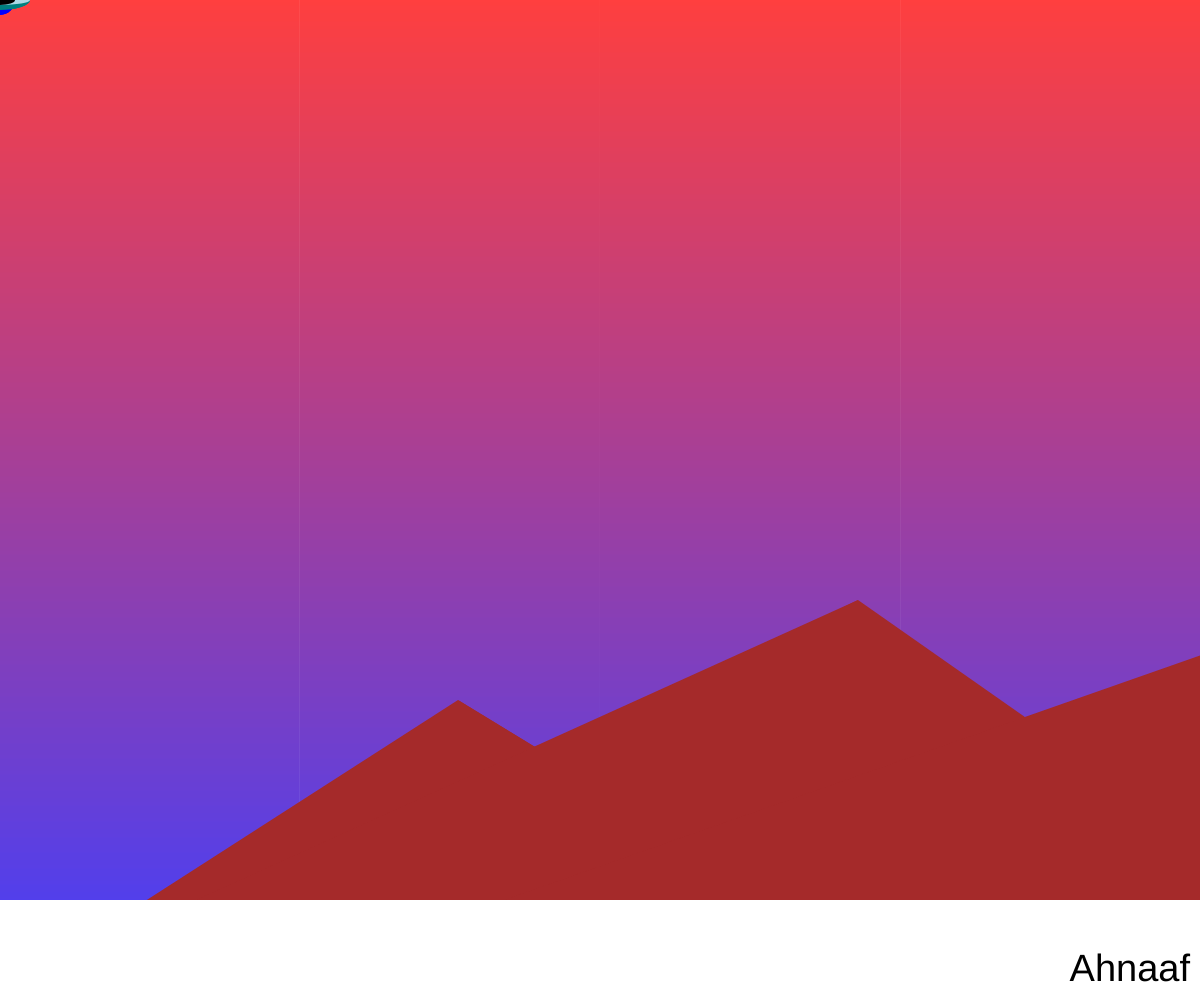
Frame 1 (no input)
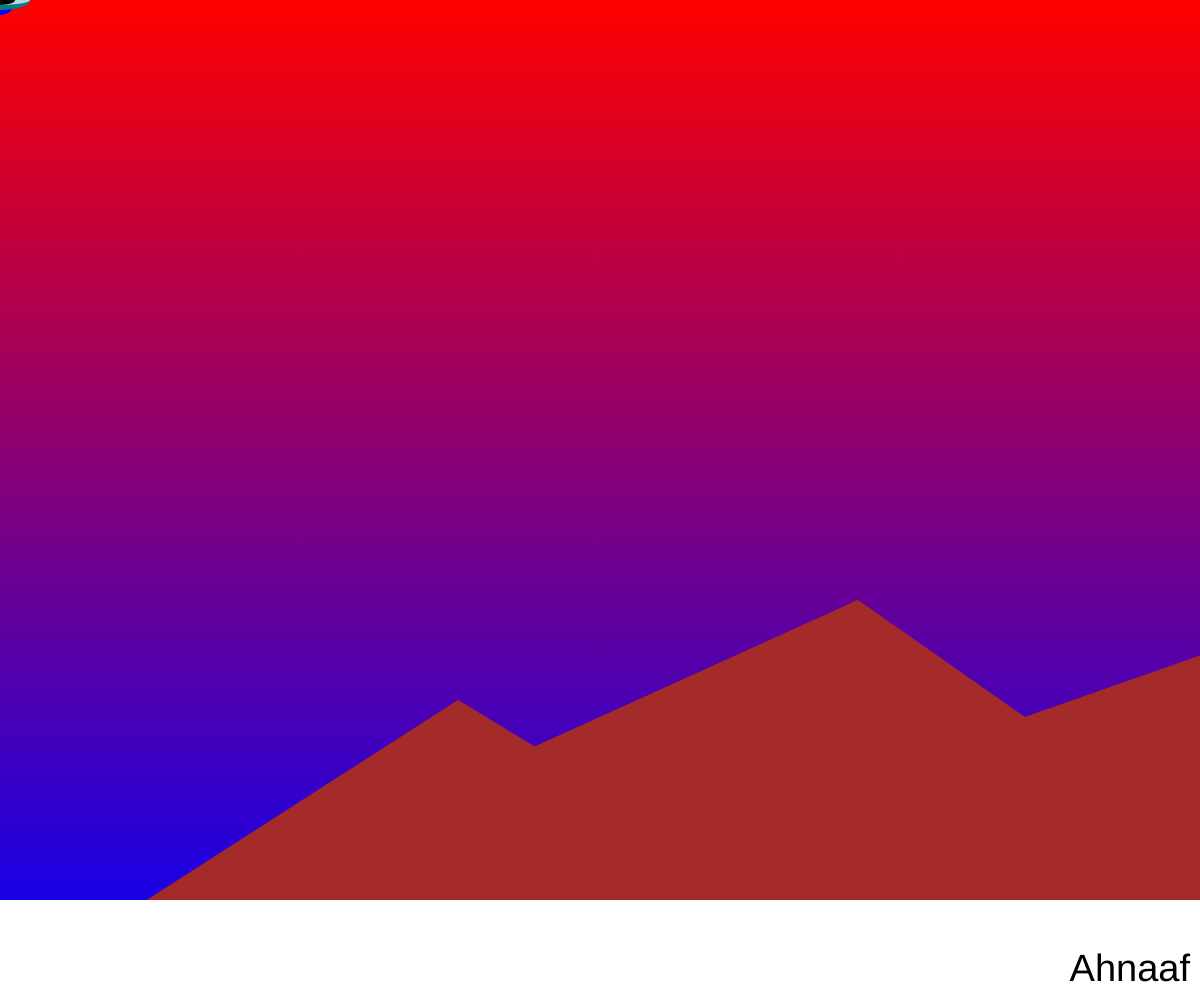
Frame 60 (no input)
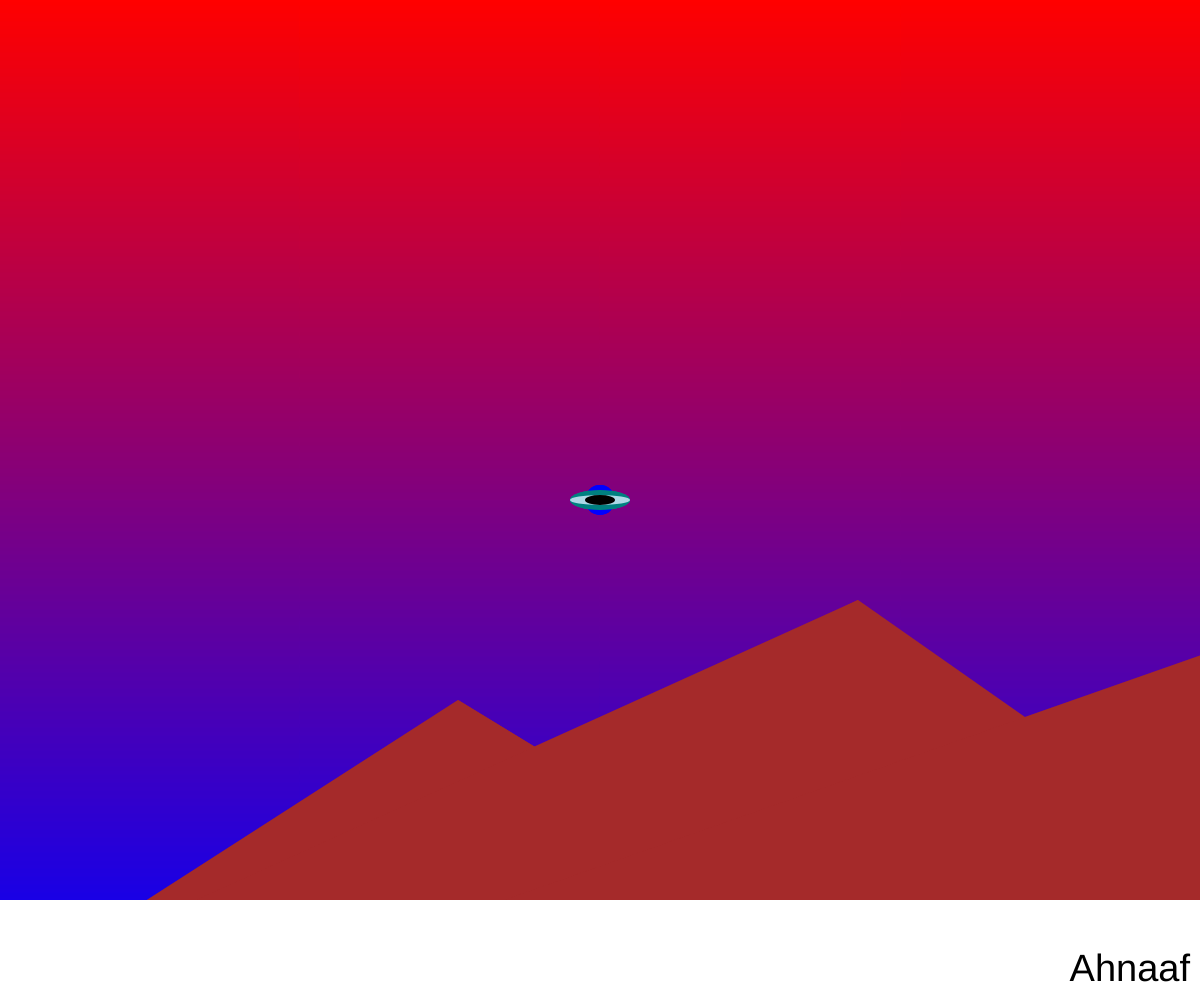
Frame 120 (the mouse pressed at the canvas centre since frame 60)

The p5.js sketch that drew these frames (run headless with seeded random() and noise() and a simulated clock; from frame 60 on, the mouse is pressed at the canvas centre):

// p5.js sketch
// ── sketch.js
// Interactive Scene
// Ahnaaf Islam
// February 11, Wednesday, 2026
//
let topcolor, bottomcolor;


function setup() {
  createCanvas(windowWidth, windowHeight);
}


function sky(){
   topcolor = color("red");   // top color is light blue
  bottomcolor = color("blue");    // bottom color is orange
  for (let y = 0; y < height; y++) { // this will allow to make
    let n = map(y, 0, height, 0, 1);


    // lerpColor blends 2 colors to make a color in between them
    let newcolor = lerpColor(topcolor, bottomcolor, n);
    stroke(newcolor);          // new color put on brush
    line(0, y, width, y);      // draw horizontal line
  }
}


function spaceship(){ // this is a function helps to built the shapes altogether as one
  fill("blue");
  circle(mouseX, mouseY, 30, 450, 50); // the mouseX and mouseY are the variables which allows the user to move the this object around
  fill("teal");
   ellipse(mouseX, mouseY, 60, 20, 90, 20, 6);   // by moving their mouse.
   fill("lightBlue");
   ellipse(mouseX, mouseY, 60, 10, 90, 20, 0); //As we can see the same variables are at the shapes which allows it to move all at the same time.
   fill("black");
   ellipse(mouseX, mouseY, 30, 10, 10, 10, 4);  
 
}




function pyramid(){ // this function allows the program to create the pyramids in the landscape
  noStroke(); // this variable
  fill("brown");
  triangle(630, 975, 458, 700, 786, 900);
  triangle(30, 975, 458, 700, 786, 900);
  triangle(100, 975, 858, 600, 786, 900);
  triangle(30, 975, 858, 600, 1286, 900);
  triangle(290, 975, 1358, 600, 1286, 1000);
  triangle(1990, 975, 1358, 600, 1286, 1000);
}


function land(){
  fill("lightBrown");
  rect(0, 900, 1955, 900);
}


function grass(){
  fill("Light");
  rect(0, 880, 1955, 400);
}


function moon(){
  fill("white")
  circle(1500, 150, 100);
}



function draw() { // This function allows to user's code to run
  sky();
  moon();
  pyramid();
  spaceship();
  land();
  spaceship();
   


  textAlign(RIGHT, BOTTOM);
  textSize(38);
  text("Ahnaaf", width-10, height-10);


  // if (y > 700){
  //   blendMode(OVERLAY);
  //   noStroke();
   


  }
